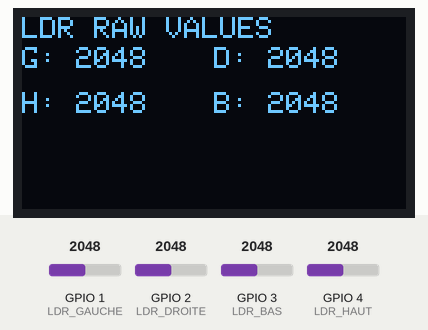
Recording of a sketch running on a simulated ESP32. Parts: 128×64 one-colour display. The test bench sets the inputs (shaded band); at power-on: GPIO 1 (LDR_GAUCHE) = 2048, GPIO 2 (LDR_DROITE) = 2048, GPIO 3 (LDR_BAS) = 2048, GPIO 4 (LDR_HAUT) = 2048.

Above: at 2.2 s.
2.3 s: GPIO 1 (LDR_GAUCHE) set to 2866
At 3.4 s:
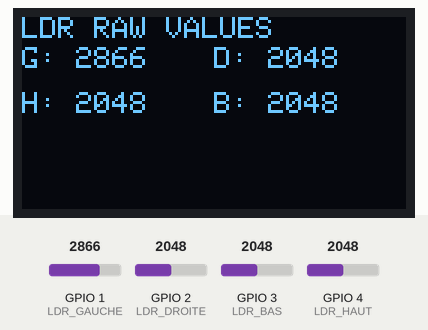
3.9 s: GPIO 2 (LDR_DROITE) set to 2866
At 5.3 s:
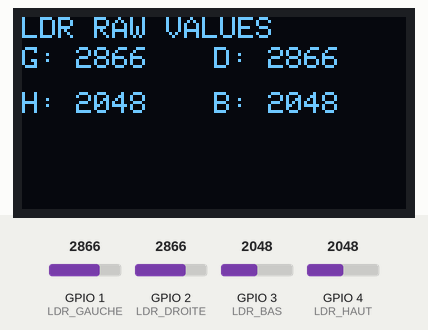
5.6 s: GPIO 3 (LDR_BAS) set to 2866
At 6.4 s:
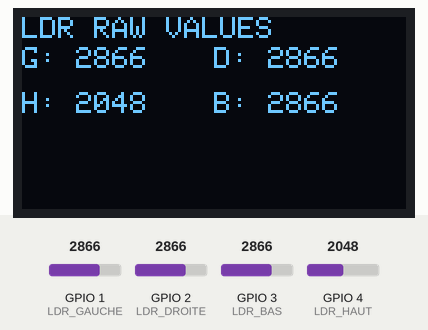
7.2 s: GPIO 4 (LDR_HAUT) set to 2866
At 8.5 s:
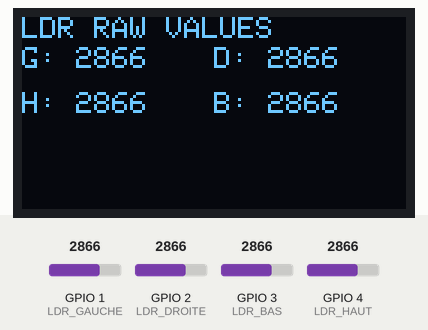
8.9 s: GPIO 1 (LDR_GAUCHE) set to 3972
At 9.4 s:
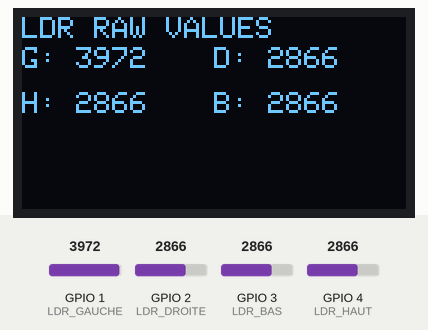
10.5 s: GPIO 2 (LDR_DROITE) set to 3972
At 11.5 s:
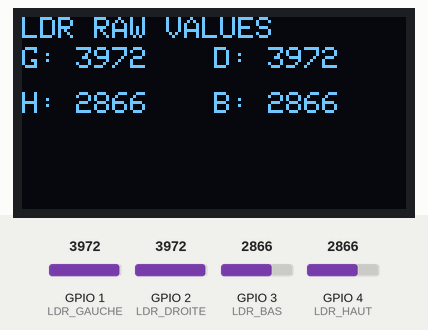
Timing chart, 0 to 13.2 s (numbered marks = the images above; inputs shaded):
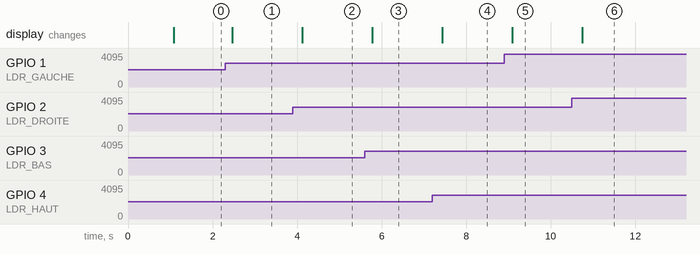

The sketch:

LDR_OLED_Display.ino
```cpp
// Sketch: LDR_OLED_Display.ino
// Description: Reads 4 LDR values and displays them on an SH1107 OLED screen.

// --- Necessary libraries ---
#include <Wire.h>
#include <Adafruit_GFX.h>
#include <Adafruit_SH110X.h>

// --- LDR Pin Definitions ---
#define LDR_GAUCHE 1
#define LDR_DROITE 2
#define LDR_HAUT 4
#define LDR_BAS 3

// --- I2C Pin Definitions ---
#define I2C_SDA 8
#define I2C_SCL 9

// --- OLED Display Definitions ---
#define OLED_PHYSICAL_WIDTH 64   // Physical width of the display
#define OLED_PHYSICAL_HEIGHT 128 // Physical height of the display
#define OLED_RESET -1            // Reset pin # (or -1 if sharing Arduino reset pin)

// Initialize display object
Adafruit_SH1107 display = Adafruit_SH1107(OLED_PHYSICAL_WIDTH, OLED_PHYSICAL_HEIGHT, &Wire, OLED_RESET);

void setup() {
  // Initialize Serial communication (for display init debug messages)
  Serial.begin(115200);

  // Initialize I2C communication
  Wire.begin(I2C_SDA, I2C_SCL);

  // Initialize OLED display
  if(!display.begin(0x3C, true)) { // Address 0x3C, true indicates I2C bus is already initialized
    Serial.println(F("Erreur: Ecran SH1107 non détecté"));
    while(1); // Halt execution if display is not found
  }

  display.setRotation(1); // Rotate to landscape (128 logical width, 64 logical height)
  display.setTextSize(1);       // Set text size to 1
  display.setTextColor(SH110X_WHITE); // Set text color to white

  display.clearDisplay();       // Clear the display buffer
  display.setCursor(0,0);       // Set cursor to top-left
  display.println("LDR RAW VALUES");  // Print title
  display.display();            // Show initial screen
  delay(1000);                  // Pause for a second
}

void loop() {
  // Read raw LDR values
  int ldrG = analogRead(LDR_GAUCHE);
  int ldrD = analogRead(LDR_DROITE);
  int ldrH = analogRead(LDR_HAUT);
  int ldrB = analogRead(LDR_BAS);

  // Clear the display content area (below the title)
  // Title "LDR RAW VALUES" with textSize 1 takes about 8 pixels height.
  // Start clearing from y=10. Logical height is 64.
  display.fillRect(0, 10, 128, 54, SH110X_BLACK);

  // Set cursor and print LDR values
  // Logical screen is 128x64 after rotation. Font height is approx 8px.

  display.setCursor(0, 10); // First data line
  display.print("G: ");
  display.print(ldrG);

  display.setCursor(64, 10); // First data line, second column
  display.print("D: ");
  display.print(ldrD);

  display.setCursor(0, 25);  // Second data line
  display.print("H: ");
  display.print(ldrH);

  display.setCursor(64, 25); // Second data line, second column
  display.print("B: ");
  display.print(ldrB);

  // Update the display
  display.display();

  // Wait before next update
  delay(250);
}
```

Measured:
- after the input at 2.3 s, the display: changes after 0.16 s (image 1)
- after the input at 3.9 s, the display: changes after 0.22 s (image 2)
- after the input at 5.6 s, the display: changes after 0.17 s (image 3)
- after the input at 7.2 s, the display: changes after 0.23 s (image 4)
- after the input at 8.9 s, the display: changes after 0.19 s (image 5)
- after the input at 10.5 s, the display: changes after 0.24 s (image 6)
